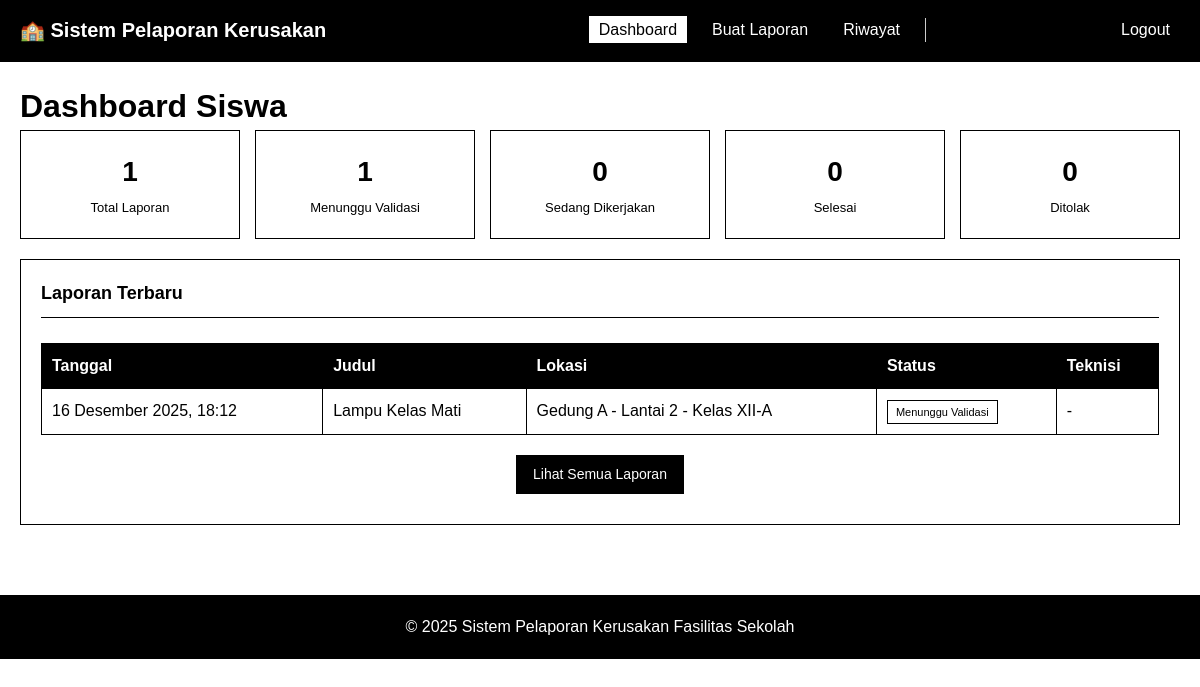
Page /views/siswa/dashboard.php (signed in) on the committed database.
### tables this page shows
CREATE TABLE IF NOT EXISTS laporan (
    report_id INT AUTO_INCREMENT PRIMARY KEY,
    user_id INT NOT NULL,
    judul VARCHAR(200) NOT NULL,
    deskripsi TEXT NOT NULL,
    lokasi VARCHAR(100) NOT NULL,
    foto VARCHAR(255) NULL,
    status ENUM('open', 'process', 'done', 'reject') NOT NULL DEFAULT 'open',
    assigned_to INT NULL,
    tanggal_lapor DATETIME NOT NULL,
    created_at TIMESTAMP DEFAULT CURRENT_TIMESTAMP,
    updated_at TIMESTAMP DEFAULT CURRENT_TIMESTAMP ON UPDATE CURRENT_TIMESTAMP,
    FOREIGN KEY (user_id) REFERENCES users(user_id) ON DELETE CASCADE,
    FOREIGN KEY (assigned_to) REFERENCES users(user_id) ON DELETE SET NULL,
    INDEX idx_user_id (user_id),
    INDEX idx_status (status),
    INDEX idx_assigned_to (assigned_to),
    INDEX idx_tanggal_lapor (tanggal_lapor),
    INDEX idx_lokasi (lokasi)
);

### includes/functions.php (called while the page is built, shortened)
<?php
function formatDate($date)
{
    $timestamp = strtotime($date);
    $bulan = [
        1 => 'Januari',
        'Februari',
        'Maret',
        'April',
        'Mei',
        'Juni',
        'Juli',
        'Agustus',
        'September',
        'Oktober',
        'November',
        'Desember'
    ];
    $d = date('d', $timestamp);
    $m = $bulan[(int) date('m', $timestamp)];
    $y = date('Y', $timestamp);
    $time = date('H:i', $timestamp);
    return "$d $m $y, $time";
}
function formatStatus($status)
{
    $statusMap = [
        'open' => 'Menunggu Validasi',
        'process' => 'Sedang Dikerjakan',
        'done' => 'Selesai',
        'reject' => 'Ditolak'
    ];
    return $statusMap[$status] ?? $status;
}
function getStatusBadge($status)
{
    $badges = [
        'open' => 'badge-warning',
        'process' => 'badge-info',
        'done' => 'badge-success',
        'reject' => 'badge-danger'
    ];
    return $badges[$status] ?? 'badge-secondary';
}
?>

### views/siswa/dashboard.php (the view, shortened to what this page needs)
<?php
require_once '../../includes/functions.php';
$userId = getCurrentUserId();
$pdo = getDBConnection();
$sql = "SELECT
            COUNT(*) as total,
            SUM(CASE WHEN status = 'open' THEN 1 ELSE 0 END) as open_count,
            SUM(CASE WHEN status = 'process' THEN 1 ELSE 0 END) as process_count,
            SUM(CASE WHEN status = 'done' THEN 1 ELSE 0 END) as done_count,
            SUM(CASE WHEN status = 'reject' THEN 1 ELSE 0 END) as reject_count
        FROM laporan
        WHERE user_id = :user_id";
$stmt = $pdo->prepare($sql);
$stmt->execute([':user_id' => $userId]);
$stats = $stmt->fetch();
$sql = "SELECT l.*, u.nama_lengkap as teknisi_nama
        FROM laporan l
        LEFT JOIN users u ON l.assigned_to = u.user_id
        WHERE l.user_id = :user_id
        ORDER BY l.tanggal_lapor DESC
        LIMIT 5";
$stmt = $pdo->prepare($sql);
$stmt->execute([':user_id' => $userId]);
$recentReports = $stmt->fetchAll();
include '../partials/header.php';
?>
<h1>Dashboard Siswa</h1>
<div class="stats-grid">
    <div class="stat-card">
        <h3><?= $stats['total'] ?></h3>
        <p>Total Laporan</p>
    </div>
    <div class="stat-card">
        <h3><?= $stats['open_count'] ?></h3>
        <p>Menunggu Validasi</p>
    </div>
    <div class="stat-card">
        <h3><?= $stats['process_count'] ?></h3>
        <p>Sedang Dikerjakan</p>
    </div>
    <div class="stat-card">
        <h3><?= $stats['done_count'] ?></h3>
        <p>Selesai</p>
    </div>
    <div class="stat-card">
        <h3><?= $stats['reject_count'] ?></h3>
        <p>Ditolak</p>
    </div>
</div>
<div class="card">
    <div class="card-header">
        Laporan Terbaru
    </div>
    <div class="card-body">
        <?php if (empty($recentReports)): ?>
            <p style="text-align: center; color: #999;">Belum ada laporan. <a href="lapor.php">Buat laporan pertama</a></p>
        <?php else: ?>
            <div class="table-responsive">
                <table>
                    <thead>
                        <tr>
                            <th>Tanggal</th>
                            <th>Judul</th>
                            <th>Lokasi</th>
                            <th>Status</th>
                            <th>Teknisi</th>
                        </tr>
                    </thead>
                    <tbody>
                        <?php foreach ($recentReports as $report): ?>
                            <tr>
                                <td><?= formatDate($report['tanggal_lapor']) ?></td>
                                <td><?= htmlspecialchars($report['judul']) ?></td>
                                <td><?= htmlspecialchars($report['lokasi']) ?></td>
                                <td><span
                                        class="badge <?= getStatusBadge($report['status']) ?>"><?= formatStatus($report['status']) ?></span>
                                </td>
                                <td><?= $report['teknisi_nama'] ? htmlspecialchars($report['teknisi_nama']) : '-' ?></td>
                            </tr>
                        <?php endforeach; ?>
                    </tbody>
                </table>
            </div>
            <div class="text-center mt-20">
                <a href="riwayat.php" class="btn btn-primary">Lihat Semua Laporan</a>
            </div>
        <?php endif; ?>
    </div>
</div>
<?php include '../partials/footer.php'; ?>

### public/css/style.css (style rules this page uses)
* { margin: 0; padding: 0; box-sizing: border-box; }
body { font-family: Arial, sans-serif; background: #fff; color: #000; line-height: 1.5; }
.card { background: #fff; border: 1px solid #000; padding: 20px; margin-bottom: 20px; }
.card-header { font-size: 18px; font-weight: bold; margin-bottom: 15px; padding-bottom: 10px; border-bottom: 1px solid #000; }
.card-body { padding: 10px 0; }
.stats-grid { display: grid; grid-template-columns: repeat(auto-fit, minmax(150px, 1fr)); gap: 15px; margin-bottom: 20px; }
.stat-card { background: #fff; border: 1px solid #000; padding: 20px; text-align: center; }
.stat-card h3 { font-size: 28px; margin-bottom: 5px; }
.stat-card p { font-size: 13px; }
.btn { display: inline-block; padding: 8px 16px; border: 1px solid #000; background: #fff; color: #000; text-decoration: none; cursor: pointer; font-size: 14px; }
.btn-primary { background: #000; color: #fff; }
.table-responsive { overflow-x: auto; margin-bottom: 20px; }
table { width: 100%; border-collapse: collapse; border: 1px solid #000; }
table th { padding: 10px; text-align: left; font-weight: bold; background: #000; color: #fff; border: 1px solid #000; }
table td { padding: 10px; border: 1px solid #000; }
.badge { display: inline-block; padding: 3px 8px; border: 1px solid #000; font-size: 11px; }
.badge-warning, .badge-info, .badge-success, .badge-danger { background: #fff; color: #000; }
.text-center { text-align: center; }
.mt-20 { margin-top: 20px; }

### rows in the picture
laporan: tanggal_lapor "16 Desember 2025, 18:12", judul "Lampu Kelas Mati", lokasi "Gedung A - Lantai 2 - Kelas XII-A", status "Menunggu Validasi"

### other values in the picture
$stats['total'] "1"
$stats['open_count'] "1"
$stats['process_count'] "0"
$stats['done_count'] "0"
$stats['reject_count'] "0"
